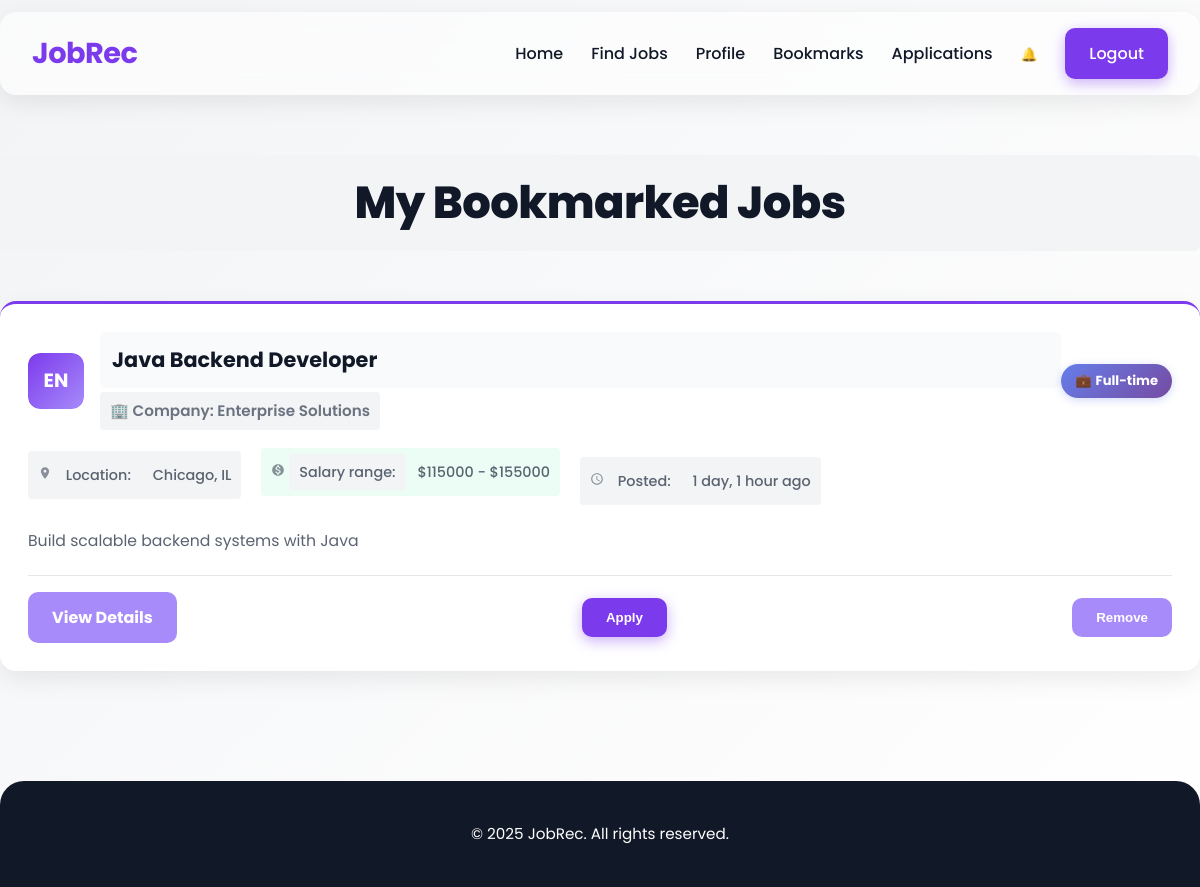
The page /bookmarks/ (signed in) on the database its author committed.
### jobAccess/models.py (models this page shows, shortened)
class Job(models.Model):
    JOB_TYPE_CHOICES = [
        ('Full-time', 'Full-time'),
        ('Part-time', 'Part-time'),
        ('Contract', 'Contract'),
        ('Internship', 'Internship'),
    ]
    title = models.CharField(max_length=200)
    company_name = models.CharField(max_length=200)
    location = models.CharField(max_length=200)
    description = models.TextField()
    job_type = models.CharField(max_length=20, choices=JOB_TYPE_CHOICES)
    category = models.ForeignKey(JobCategory, on_delete=models.SET_NULL, null=True, blank=True, related_name='jobs')
    posted_date = models.DateTimeField(auto_now_add=True)
    is_active = models.BooleanField(default=True)  # Status of the job posting
    salary_min = models.IntegerField(null=True, blank=True)  # Minimum salary
    salary_max = models.IntegerField(null=True, blank=True)  # Maximum salary
    required_skills = models.ManyToManyField(Skill, related_name='jobs')

### myproject/views.py (the view)
# urls.py: path('bookmarks/', views.bookmarks_page, name='bookmarks'),
@login_required
def bookmarks_page(request):
    items = Bookmark.objects.select_related('job').filter(user=request.user)
    jobs = [b.job for b in items]
    return render(request, 'bookmarks.html', { 'user': request.user, 'jobs': jobs })

### templates/bookmarks.html (shortened to what this page needs)
<!DOCTYPE html>
{% load static %}
<html lang="en">
<head>
  <link rel="stylesheet" href="{% static 'css/style.css' %}">
  <link rel="stylesheet" href="{% static 'css/visibility-improvements.css' %}">
</head>
<body>
  <nav class="navbar">
    <div class="container">
      <a href="{% url 'index' %}" class="logo">JobRec</a>
      <ul class="nav-links">
        <li><a href="{% url 'index' %}">Home</a></li>
        <li><a href="{% url 'jobs' %}">Find Jobs</a></li>
        <li><a href="{% url 'user_profile' %}">Profile</a></li>
        <li><a href="{% url 'bookmarks' %}" aria-current="page">Bookmarks</a></li>
        <li><a href="{% url 'applications' %}">Applications</a></li>
        <li>
          <button class="notification-icon" id="notificationBtn" data-action="open-notifications" title="Notifications" aria-label="Open notifications" style="background: none; border: none; cursor: pointer; padding: 0;">
            <span aria-hidden="true">🔔</span>
          </button>
        </li>
        <li><a href="{% url 'logout' %}" class="btn btn-primary">Logout</a></li>
      </ul>
    </div>
  </nav>
  <main class="container page-content">
    <h1 class="page-title">My Bookmarked Jobs</h1>
    <section class="job-listings">
      {% if jobs %}
        {% for job in jobs %}
        <article class="job-card" data-job-id="{{ job.id }}">
          <div class="job-card-header">
            <div class="company-logo-container">
              {% if job.company_logo %}
                <img src="{{ job.company_logo }}"
                     alt="{{ job.company_name }} Logo"
                     class="company-logo"
                     data-fallback="true">
              {% else %}
                <div class="company-logo-placeholder">
                  {{ job.company_name|slice:":2"|upper }}
                </div>
              {% endif %}
            </div>
            <div class="job-header-info">
              <h3 class="job-title">{{ job.title }}</h3>
              <p class="company-name">
                <span aria-hidden="true">🏢</span>
                <span class="sr-only">Company: </span>
                {{ job.company_name }}
              </p>
            </div>
            <span class="job-type-badge {% if job.job_type == 'Full-time' %}badge-fulltime{% elif job.job_type == 'Part-time' %}badge-parttime{% elif job.job_type == 'Contract' %}badge-contract{% else %}badge-internship{% endif %}">
              <span aria-hidden="true">
                {% if job.job_type == 'Full-time' %}💼{% elif job.job_type == 'Part-time' %}⏰{% elif job.job_type == 'Contract' %}📄{% else %}🎓{% endif %}
              </span>
              {{ job.job_type }}
            </span>
          </div>
          <div class="job-meta">
            <span class="job-location">
              <svg width="14" height="14" viewBox="0 0 24 24" fill="currentColor" aria-hidden="true">
                <path d="M12 2C8.13 2 5 5.13 5 9c0 5.25 7 13 7 13s7-7.75 7-13c0-3.87-3.13-7-7-7zm0 9.5c-1.38 0-2.5-1.12-2.5-2.5s1.12-2.5 2.5-2.5 2.5 1.12 2.5 2.5-1.12 2.5-2.5 2.5z"/>
              </svg>
              <span class="sr-only">Location:</span>
              {{ job.location }}
            </span>
            {% if job.salary_min and job.salary_max %}
            <span class="job-salary">
              <span class="sr-only">Salary range:</span>
              ${{ job.salary_min|floatformat:0 }} - ${{ job.salary_max|floatformat:0 }}
            </span>
            {% endif %}
            <span class="job-posted">
              <svg width="14" height="14" viewBox="0 0 24 24" fill="currentColor" aria-hidden="true">
                <path d="M11.99 2C6.47 2 2 6.48 2 12s4.47 10 9.99 10C17.52 22 22 17.52 22 12S17.52 2 11.99 2zM12 20c-4.42 0-8-3.58-8-8s3.58-8 8-8 8 3.58 8 8-3.58 8-8 8zm.5-13H11v6l5.25 3.15.75-1.23-4.5-2.67z"/>
              </svg>
              <span class="sr-only">Posted:</span>
              {{ job.posted_date|timesince }} ago
            </span>
          </div>
          <p class="job-description">{{ job.description|truncatewords:25 }}</p>
          <div class="job-card-footer">
            <a href="#" class="btn btn-secondary view-details" data-job-id="{{ job.id }}" aria-label="View details for {{ job.title }}">View Details</a>
            <button class="btn btn-primary btn-apply" data-job-id="{{ job.id }}" aria-label="Apply to {{ job.title }}">Apply</button>
            <button class="btn btn-secondary btn-unbookmark" data-job-id="{{ job.id }}" aria-label="Remove {{ job.title }} from bookmarks">Remove</button>
          </div>
        </article>
        {% endfor %}
      {% else %}
        <div class="empty-state">
          <p>You have no bookmarked jobs yet.</p>
          <a href="{% url 'jobs' %}" class="btn btn-primary">Browse Jobs</a>
        </div>
      {% endif %}
    </section>
  </main>
  <footer class="footer">
    <div class="container">
      <p>&copy; 2025 JobRec. All rights reserved.</p>
    </div>
  </footer>
</body>
</html>

### static/css/visibility-improvements.css (style rules this page uses)
body { color: #111827; }
.nav-links a { color: #111827; }
.page-title { color: #111827; font-weight: 800; background: #f3f4f6; padding: 10px 15px; border-radius: 6px; }
.btn-primary { color: white !important; font-weight: 700; }
.btn-secondary { color: white !important; font-weight: 700; }
.job-type-badge { font-weight: 700 !important; color: white !important; }
h1, h2, h3, h4, h5, h6 { color: #111827; font-weight: 700; }
.job-title { color: #111827 !important; font-weight: 700 !important; background: #f9fafb; padding: 10px 12px; border-radius: 6px; }
.company-name { color: #6b7280 !important; font-weight: 600 !important; font-size: 0.95rem !important; background: #f3f4f6; padding: 6px 10px; border-radius: 4px; display: inline-block; }
.job-location { color: #111827 !important; font-weight: 600 !important; background: #f9fafb; padding: 6px 10px; border-radius: 4px; display: inline-block; }
.job-meta span { color: #5a6370 !important; font-weight: 500 !important; background: #f3f4f6; padding: 6px 10px; border-radius: 4px; display: inline-block; margin-right: 8px; }
.job-salary { color: #059669 !important; font-weight: 700 !important; background: #ecfdf5 !important; padding: 8px 12px; border-radius: 4px; }

### rows shown on the page
Job: company_name "EN", title "Java Backend Developer", company_name "Enterprise Solutions", job_type "Full-time", location "Chicago, IL", salary_min "115000", salary_max "155000", posted_date "1 day, 1 hour", description "Build scalable backend systems with Java"
